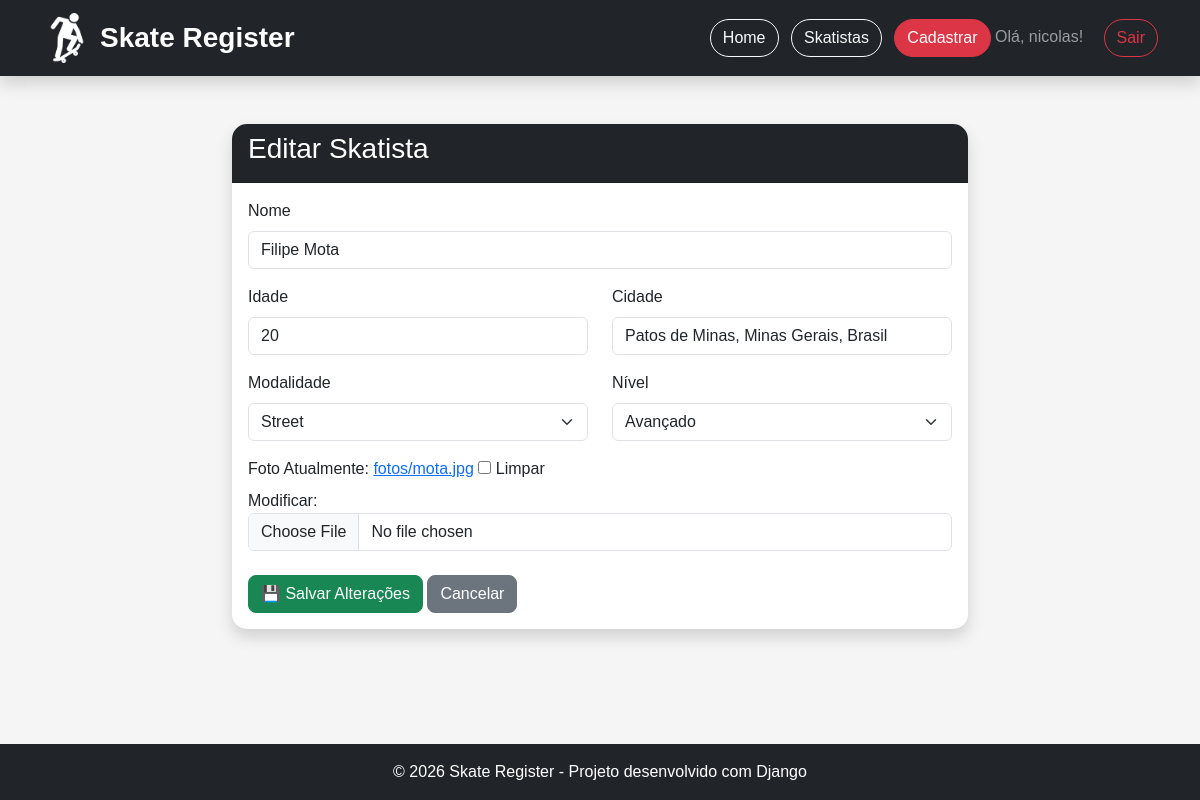
Page /editar/7/ (signed in) on the committed database.
### cadastro/models.py (models this page shows, shortened)
class Skatista(models.Model):
    nome = models.CharField(max_length=100)
    idade = models.PositiveIntegerField()
    cidade = models.CharField(max_length=100)
    MODALIDADES = [
        ('Street', 'Street'),
        ('Park', 'Park'),
        ('Vert', 'Vert'),
        ('Bowl', 'Bowl'),
    ]
    modalidade = models.CharField(max_length=20, choices=MODALIDADES)
    NIVEIS = [
        ('Iniciante' , 'Iniciante'),
        ('Intermediário' , 'Intermediário'),
        ('Avançado' , 'Avançado'),
    ]
    nivel = models.CharField(max_length=20, choices=NIVEIS)
    foto = models.ImageField(upload_to='fotos/', blank=True, null=True)

### cadastro/views.py (the view)
# urls.py: path("editar/<int:id>/",views.editar_skatista, name="editar_skatista"),
@login_required
def editar_skatista(request, id):
    skatista = get_object_or_404(Skatista, id=id)
    if request.method == "POST":
        form = SkatistaForm(request.POST,
                            request.FILES,
                            instance=skatista)
        if form.is_valid():
            form.save()
            return redirect("lista_skatistas")
    else:
        form = SkatistaForm(instance=skatista)
    return render(
        request,
        'cadastro/formulario.html',
        {
            'form': form,
            'titulo': 'Editar Skatista',
            'botao': 'Salvar Alterações'
        }
    )

### cadastro/forms.py
class SkatistaForm(forms.ModelForm):
    class Meta:
        model = Skatista
        fields = '__all__'
        widgets = {
            'nome': forms.TextInput(attrs={
                'class': 'form-control'
            }),
            'idade': forms.NumberInput(attrs={
                'class': 'form-control'
            }),
            'cidade': forms.TextInput(attrs={
                'class': 'form-control'
            }),
            'modalidade': forms.Select(attrs={
                'class': 'form-select'
            }),
            'nivel': forms.Select(attrs={
                'class': 'form-select'
            }),
            'foto': forms.ClearableFileInput(attrs={
                'class': 'form-control'
            }),
        }

### cadastro/templates/cadastro/formulario.html (shortened to what this page needs)
{% extends 'cadastro/base.html' %}
{% block content %}
<div class="row justify-content-center">
    <div class="col-md-8">
        <div class="card shadow">
            <div class="card-header bg-dark text-white">
                <h3>{{ titulo }}</h3>
            </div>
            <div class="card-body">
                <form method="POST" enctype="multipart/form-data">
                    <div class="mb-3">
                        <label class="form-label">Nome</label>
                        {{ form.nome }}
                    </div>
                    <div class="row">
                        <div class="col-md-6 mb-3">
                            <label class="form-label">Idade</label>
                            {{ form.idade }}
                        </div>
                        <div class="col-md-6 mb-3">
                            <label class="form-label">Cidade</label>
                            {{ form.cidade }}
                        </div>
                    </div>
                    <div class="row">
                        <div class="col-md-6 mb-3">
                            <label class="form-label">Modalidade</label>
                            {{ form.modalidade }}
                        </div>
                        <div class="col-md-6 mb-3">
                            <label class="form-label">Nível</label>
                            {{ form.nivel }}
                        </div>
                    </div>
                    <div class="mb-4">
                        <label class="form-label">Foto</label>
                        {{ form.foto }}
                    </div>
                    <button class="btn btn-success">
                        💾 {{ botao }}
                    </button>
                    <a href="{% url 'lista_skatistas' %}"
                    class="btn btn-secondary">
                        Cancelar
                    </a>
                </form>
            </div>
        </div>
    </div>
</div>
{% endblock %}

### cadastro/templates/cadastro/base.html (shortened to what this page needs)
{% load static %}
<!DOCTYPE html>
<html lang="pt-BR">
<head>
    <link href="https://cdn.jsdelivr.net/npm/bootstrap@5.3.7/dist/css/bootstrap.min.css" rel="stylesheet">
    <link rel="stylesheet" href="{% static 'cadastro/css/style.css' %}">
    <link rel="stylesheet" href="https://cdn.jsdelivr.net/npm/bootstrap-icons@1.11.3/font/bootstrap-icons.min.css">
</head>
<body class="d-flex flex-column min-vh-100">
    <nav class="navbar navbar-expand-lg bg-dark navbar-dark shadow">
        <div class="container">
            <a class="navbar-brand d-flex align-items-center" href="/">
                <img src="{% static 'cadastro/imagens/logo.png' %}"
                    alt="Logo Skate Cadastro"
                    class="logo">
                <span class="ms-2">Skate Register</span>
            </a>
            <div>
                <a class="btn btn-outline-light me-2" href="/">
                    Home
                </a>
                <a class="btn btn-outline-light me-2"
                   href="{% url 'lista_skatistas' %}">
                    Skatistas
                </a>
                <a class="btn btn-danger"
                    href="{% url 'cadastrar_skatista' %}">
                    Cadastrar
                </a>
                {% if user.is_authenticated %}
    <span class="navbar-text me-3">
        Olá, {{ user.username }}!
    </span>
    <form method="post" action="{% url 'logout' %}" style="display: inline;">
        <button type="submit" class="btn btn-outline-danger">
            Sair
        </button>
    </form>
{% endif %}
            </div>
        </div>
    </nav>
    <main class="container mt-5 flex-grow-1">
        {% block content %}
        {% endblock %}
    </main>
    <footer class="bg-dark text-white text-center py-3">
        © 2026 Skate Register - Projeto desenvolvido com Django
    </footer>
</body>
</html>

### cadastro/static/cadastro/css/style.css (style rules this page uses)
body { background:#f5f5f5; font-family:Arial, Helvetica, sans-serif; }
.navbar { box-shadow:0 3px 12px rgba(0,0,0,.25); }
.logo { width:50px; height:50px; object-fit:contain; }
.navbar-brand { font-size:28px; font-weight:bold; }
.navbar-brand span { color:white; }
.navbar .btn { border-radius:25px; }
.card { border:none; border-radius:15px; transition:.3s; }
.card { transition: all .3s ease; }
img { border-radius:10px; }
.btn { border-radius:8px; }
.card { overflow:hidden; }

### rows in the picture
Skatista: nome "Filipe Mota", idade "20", cidade "Patos de Minas, Minas Gerais, Brasil", modalidade "Street", nivel "Avançado"

### other values in the picture
{{ user.username }} "nicolas"
{{ titulo }} "Editar Skatista"
{{ botao }} "Salvar Alterações"
